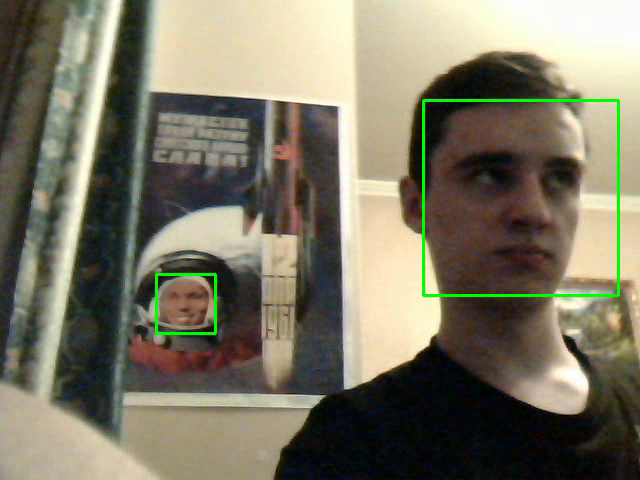
#> input picture frame 30 of LR8/result/haarscade_output.avi, 640 x 480 px, given in place of the camera
$ python Task_1.py
#> lines starting #> are read from the running program, lines starting #| are printed output that depends on the picture; after the words box and inside, x2 and y2 are one past the last pixel; in counts of white or black regions, pixels touching at a corner belong together
import cv2
import time

cap = cv2.VideoCapture(0)

# загрузка каскада Хаара для обнаружения лиц
face_cascade = cv2.CascadeClassifier('sources_for_haarscade/haarcascade_frontalface_default.xml')

fourcc = cv2.VideoWriter_fourcc(*'XVID')
out = cv2.VideoWriter('result/haarscade_output.avi', fourcc, 20.0, (640, 480))

# задание переменных для подсчета частоты потери изображения
frame_count = 0
prev_frame_time = 0

start_time = time.time()

while True:
    ret, frame = cap.read()
#> frame is the input picture: shape (480, 640, 3); mean B, G, R 100.8, 119.4, 123.8

    if ret:
        frame_count += 1

        current_time = time.time()
        time_diff = current_time - prev_frame_time

        gray = cv2.cvtColor(frame, cv2.COLOR_BGR2GRAY)
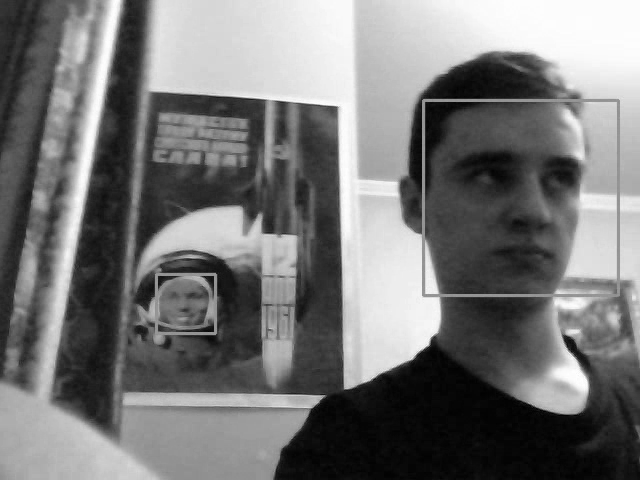
#> gray: shape (480, 640); min 0, max 255, mean 118.6

        # обнаружение лиц на кадре
        faces = face_cascade.detectMultiScale(gray, scaleFactor=1.1, minNeighbors=5)
#> faces = [[154, 274, 60, 60], [421, 99, 202, 202]]

        for (x, y, w, h) in faces:
            cv2.rectangle(frame, (x, y), (x + w, y + h), (0, 255, 0), 2)
#> this loop made 2 passes
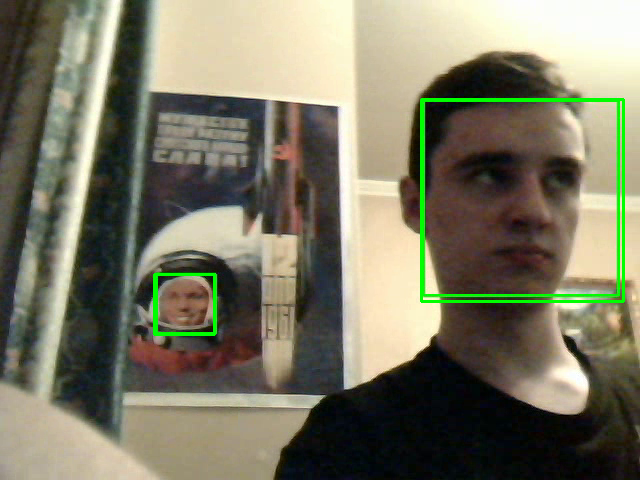
#> frame: shape (480, 640, 3); 1% of pixels changed, all inside (x1, y1, x2, y2) = (153, 98, 625, 336)

        out.write(frame)

        if time_diff > 1:
            fps = frame_count / time_diff
            print(
                f"Частота потери изображения: {1 / ((current_time - prev_frame_time) / frame_count):.0f} кадр(-a)(-ов)/секунду")
            prev_frame_time = current_time
            frame_count = 0

        cv2.imshow('Video', frame)

        if cv2.waitKey(1) & 0xFF == 27:
#> (key Esc is pressed here)
            break

end_time = time.time()


print(f"Время работы метода: {end_time - start_time:.5f} секунд")
print(f"Скорость обработки: {cap.get(cv2.CAP_PROP_FPS):.0f} fps")
#| Скорость обработки: 20 fps

cap.release()
out.release()
cv2.destroyAllWindows()

$ run again, starting later in the video
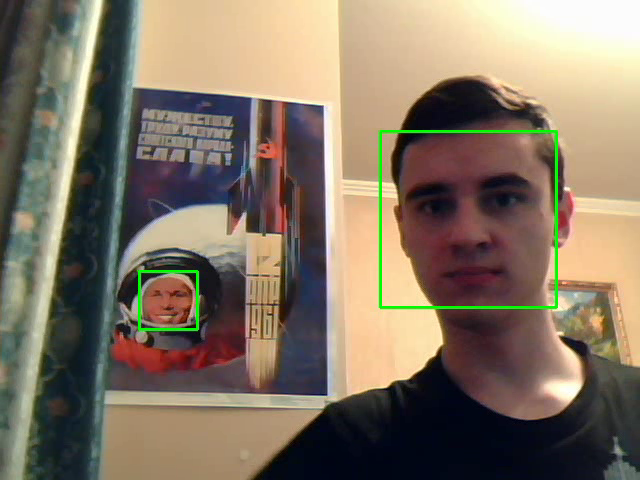
#> input picture frame 137 of LR8/result/haarscade_output.avi, 640 x 480 px, given in place of the camera
#> frame is the input picture: shape (480, 640, 3); mean B, G, R 99.7, 116.9, 130.2
#> `gray = cv2.cvtColor(frame, cv2.COLOR_BGR2GRAY)`:
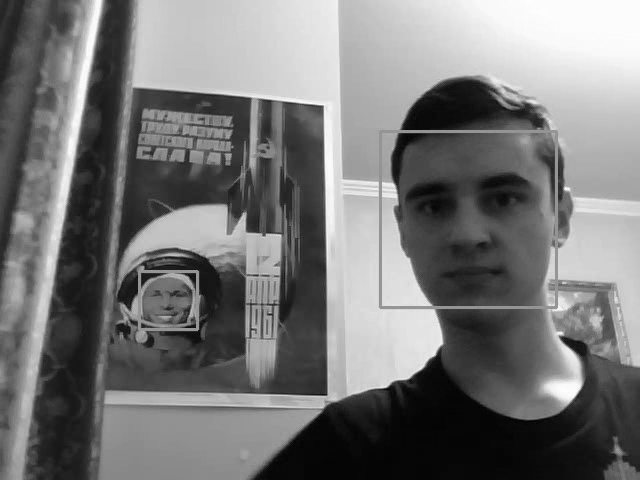
#> gray: shape (480, 640); min 0, max 254, mean 118.9
#> faces = [[137, 271, 60, 60], [379, 131, 178, 178]]
#> the loop `for (x, y, w, h) in faces:` made 2 passes
#> after the loop `for (x, y, w, h) in faces:`:
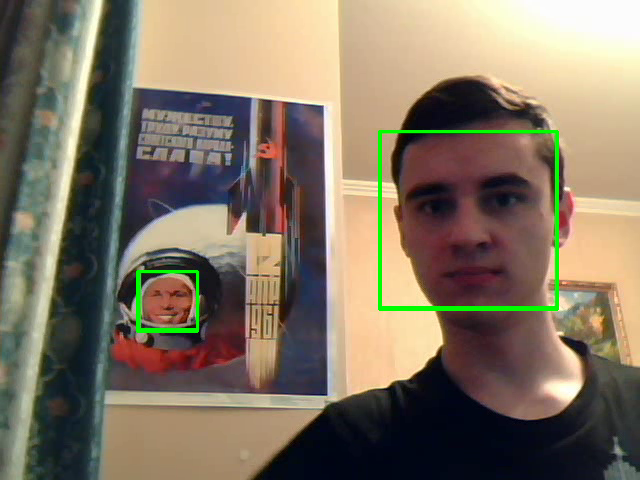
#> frame: shape (480, 640, 3); 0.87% of pixels changed, all inside (x1, y1, x2, y2) = (136, 130, 559, 333)
#| Скорость обработки: 20 fps

$ run again, starting later in the video
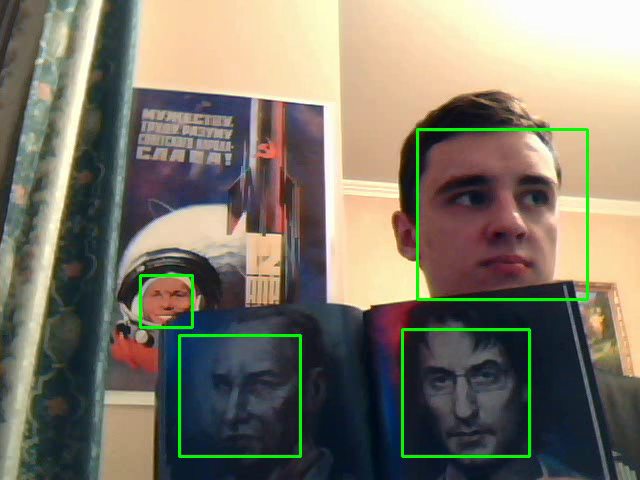
#> input picture frame 244 of LR8/result/haarscade_output.avi, 640 x 480 px, given in place of the camera
#> frame is the input picture: shape (480, 640, 3); mean B, G, R 104.8, 119.5, 125.1
#> `gray = cv2.cvtColor(frame, cv2.COLOR_BGR2GRAY)`:
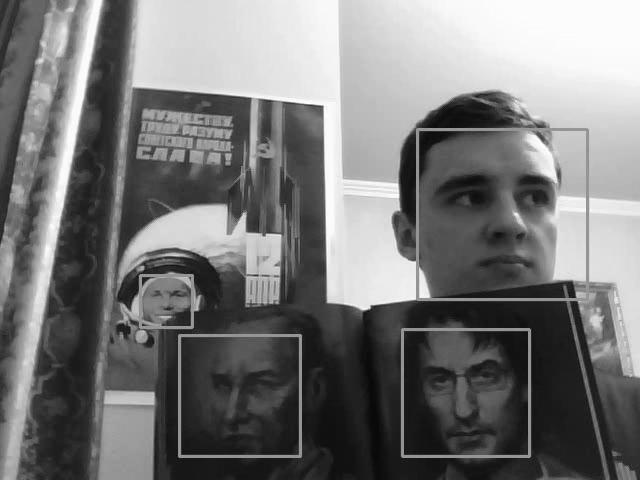
#> gray: shape (480, 640); min 8, max 255, mean 119.5
#> faces = [[140, 276, 50, 50], [403, 331, 121, 121], [186, 341, 110, 110], [419, 129, 169, 169]]
#> the loop `for (x, y, w, h) in faces:` made 4 passes
#> after the loop `for (x, y, w, h) in faces:`:
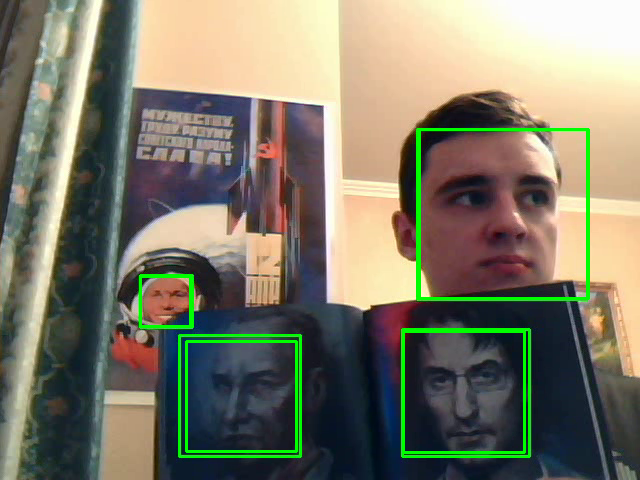
#> frame: shape (480, 640, 3); 1.72% of pixels changed, all inside (x1, y1, x2, y2) = (139, 128, 590, 454)
#| Скорость обработки: 20 fps
